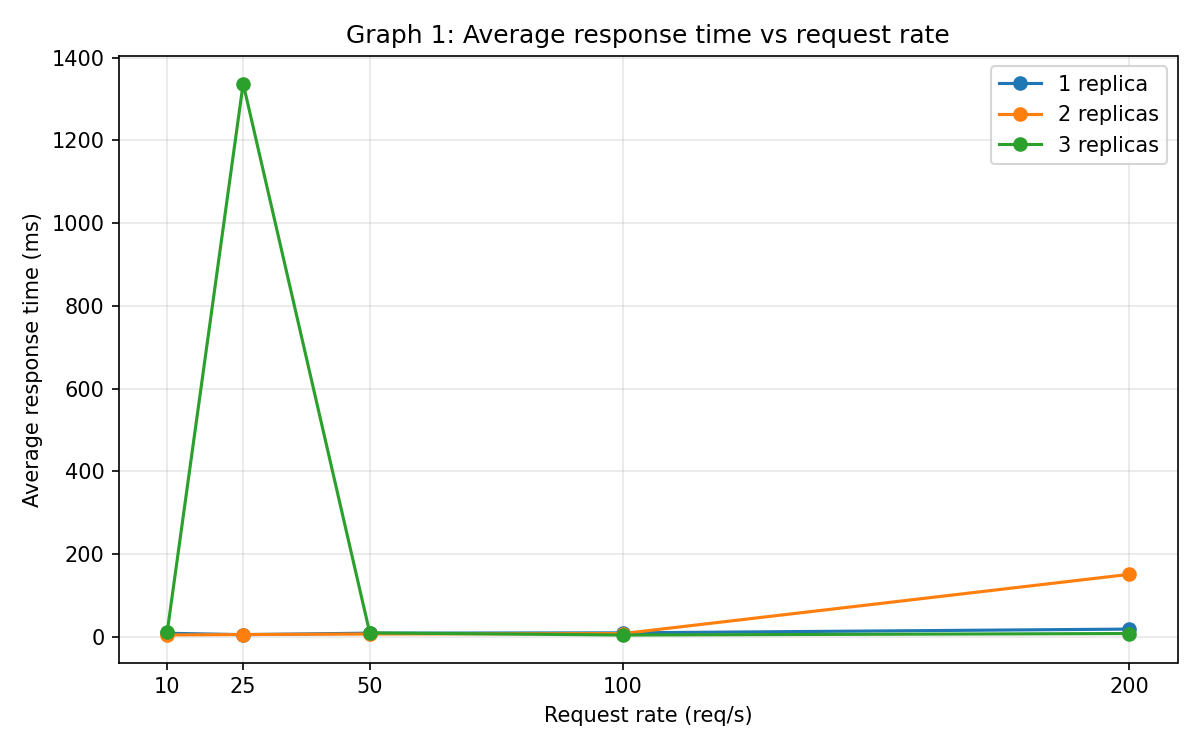
#> input picture results/graphs/graph1_response_time.png, 1200 x 750 px
$ python make_report.py
#> lines starting #> are read from the running program, lines starting #| are printed output that depends on the picture
"""
Builds report.pdf from everything in app/, k8s/, results/ and screenshots/.
Missing items are shown as a red [MISSING ...] line so you can see what is left.

    python scripts/make_report.py --name "Your Name" --roll "Your Roll No" --repo "https://github.com/you/emi-k8s"
"""
import argparse
import csv
import glob
import os
import textwrap

import matplotlib
matplotlib.use("Agg")
import matplotlib.pyplot as plt
from matplotlib.backends.backend_pdf import PdfPages

from common import RESULTS, ROOT

A4 = (8.27, 11.69)
LINES_PER_PAGE = 88
WRAP = 118


def shot(name):
    for ext in (".png", ".jpg", ".jpeg"):
        p = os.path.join(ROOT, "screenshots", name + ext)
        if os.path.exists(p):
            return p
    return os.path.join(ROOT, "screenshots", name + ".png")


class Report:
    def __init__(self, path):
        self.pdf = PdfPages(path)
        self.missing = []

    def text_page(self, heading, text, mono=True):
        lines = []
        for raw in text.splitlines() or [""]:
            lines += textwrap.wrap(raw, WRAP, replace_whitespace=False, drop_whitespace=False) or [""]
        chunks = [lines[i:i + LINES_PER_PAGE] for i in range(0, len(lines), LINES_PER_PAGE)] or [[]]
        for i, chunk in enumerate(chunks):
            fig = plt.figure(figsize=A4)
            fig.text(0.06, 0.965, heading + (f" (cont. {i + 1})" if i else ""), fontsize=12,
                     weight="bold", va="top", parse_math=False)
            fig.text(0.06, 0.94, "\n".join(chunk), fontsize=6.6 if mono else 9, va="top",
                     family="monospace" if mono else "sans-serif", parse_math=False, linespacing=1.25)
            self.pdf.savefig(fig)
            plt.close(fig)

    def file(self, heading, path, max_lines=None):
        if not os.path.exists(path):
            self.missing.append(os.path.relpath(path, ROOT))
            return self.text_page(heading, f"[MISSING: {os.path.relpath(path, ROOT)}]")
        with open(path, encoding="utf-8", errors="replace") as f:
            lines = f.read().splitlines()
        if max_lines and len(lines) > max_lines:
            lines = lines[:max_lines] + [f"... ({len(lines) - max_lines} more lines in {os.path.relpath(path, ROOT)})"]
        self.text_page(heading, "\n".join(lines))

    def image(self, heading, path, caption=""):
        fig = plt.figure(figsize=A4)
        fig.text(0.06, 0.965, heading, fontsize=12, weight="bold", va="top", parse_math=False)
        if os.path.exists(path):
            ax = fig.add_axes([0.05, 0.08, 0.9, 0.84])
            ax.imshow(plt.imread(path))
            ax.axis("off")
        else:
            self.missing.append(os.path.relpath(path, ROOT))
            fig.text(0.06, 0.9, f"[MISSING: {os.path.relpath(path, ROOT)}]", color="red", parse_math=False)
        if caption:
            fig.text(0.06, 0.05, caption, fontsize=9, parse_math=False, wrap=True)
        self.pdf.savefig(fig)
        plt.close(fig)

    def close(self):
        self.pdf.close()


def table_text(csv_path, cols):
    if not os.path.exists(csv_path):
        return f"[MISSING: {os.path.relpath(csv_path, ROOT)}]"
    rows = list(csv.DictReader(open(csv_path, newline="")))
    out = ["  ".join(f"{c:>18}" for c in cols)]
    for r in rows:
        out.append("  ".join(f"{str(r.get(c, '')):>18}" for c in cols))
    return "\n".join(out)


def observations():
    p = os.path.join(RESULTS, "fixed_replicas_summary.csv")
    if not os.path.exists(p):
        return ""
    rows = list(csv.DictReader(open(p, newline="")))
    d = {(int(r["replicas"]), int(r["target_rate"])): r for r in rows}
    o = []
    for rate in (100, 200):
        parts = [f"{rep} replica(s): {float(d[(rep, rate)]['avg_response_ms']):.1f} ms / "
                 f"{d[(rep, rate)]['error_count']} errors" for rep in (1, 2, 3) if (rep, rate) in d]
        if parts:
            o.append(f"At {rate} req/s -> " + "; ".join(parts) + ".")
    a = os.path.join(RESULTS, "autoscale_hpa.csv")
    if os.path.exists(a):
        ar = list(csv.DictReader(open(a, newline="")))
        reps = [int(r["replicas"]) for r in ar if r["replicas"].isdigit()]
        if reps:
            o.append(f"Autoscaling: replicas went from {reps[0]} up to a maximum of {max(reps)} during the "
                     f"100 req/s phase and ended at {reps[-1]} after the cool-down.")
    return "\n".join(o)


def main():
    ap = argparse.ArgumentParser()
    ap.add_argument("--name", default="<Your Name>")
    ap.add_argument("--roll", default="<Roll No>")
    ap.add_argument("--repo", default="<Git repository link>")
    a = ap.parse_args()
    R = lambda *p: os.path.join(RESULTS, *p)
    K = lambda *p: os.path.join(ROOT, "k8s", *p)
    out = os.path.join(ROOT, "report.pdf")
    rep = Report(out)

    rep.text_page("DS-584 Cloud Computing - Assignment 4", textwrap.dedent(f"""
        Deploying, Load Balancing and Autoscaling a Web Application with MongoDB on Kubernetes (Minikube)

        Name:        {a.name}
        Roll number: {a.roll}
        Git repo:    {a.repo}

        Stack: Node.js 20 + Express, jQuery + Bootstrap 5 (AJAX, no postback), MongoDB 7.0 replica set rs0
        (StatefulSet, 3 x 1Gi PVC), NGINX Ingress (host emi.local), HPA autoscaling/v2 (1-5 pods @ 50% CPU).

        Contents
          Milestone 01 - EMI calculator UI and source code
          Milestone 02 - Dockerfile, manifests, cluster state, replica set, persistence test
          Milestone 03 - Ingress, load distribution, scaling, self-healing, rolling update / rollback
          Milestone 04 - Load tests, profiling, autoscaling and graphs
    """), mono=False)

    # Milestone 1
    rep.image("Milestone 01 - UI result for P=500000, rate=12%, n=24 with history", shot("m1_ui"),
              "Expected EMI = 23,536.74 ; total payment = 564,881.76 ; total interest = 64,881.76")
    rep.text_page("Milestone 01 - Source code", f"Git repository: {a.repo}\n\nKey files: app/server.js (API), "
                  "app/public/index.html + app/public/app.js (UI, AJAX)", mono=False)
    rep.file("app/server.js", os.path.join(ROOT, "app", "server.js"))

    # Milestone 2
    rep.file("Milestone 02 - app/Dockerfile", os.path.join(ROOT, "app", "Dockerfile"))
    rep.file("Milestone 02 - app/.dockerignore", os.path.join(ROOT, "app", ".dockerignore"))
    manifests = "\n\n".join(f"# ===== k8s/{os.path.basename(f)} =====\n" + open(f).read()
                            for f in sorted(glob.glob(K("*.yaml"))))
    rep.text_page("Milestone 02 - Kubernetes manifests (k8s/)", manifests)
    rep.file("kubectl get all,pvc,configmap -n emi -o wide", R("m2_cluster_state.txt"))
    rep.file("rs.status() (members and states)", R("m2_rs_status.txt"))
    rep.file("kubectl logs job/mongo-init -n emi", R("m2_mongo_init_logs.txt"))
    rep.image("App via kubectl port-forward svc/emi-web 8080:80 -n emi", shot("m2_portforward"))
    rep.file("Documents stored in MongoDB", R("m2_stored_documents.txt"))
    rep.file("Persistence test - delete mongo-1", R("m2_persistence_test.txt"))

    # Milestone 3
    rep.file("Milestone 03 - Ingress manifest", K("07-ingress.yaml"))
    rep.image("App at http://emi.local", shot("m3_emi_local"))
    rep.file("Load distribution - 3 replicas", R("m3_distribution_3_replicas.txt"))
    rep.file("Scaling to 5 - new pods get traffic only after Ready", R("m3_scale_to_5.txt"), max_lines=150)
    rep.file("Load distribution - 5 replicas", R("m3_distribution_5_replicas.txt"))
    rep.file("Self-healing - web pod deleted", R("m3_selfheal_web.txt"), max_lines=200)
    rep.file("Self-healing - MongoDB PRIMARY deleted", R("m3_selfheal_mongo.txt"), max_lines=200)
    rep.file("Rolling update 1.0 -> 1.1 and rollback", R("m3_rollout.txt"))

    # Milestone 4
    rep.file("Milestone 04 - HPA manifest (k8s/hpa/hpa.yaml)", K("hpa", "hpa.yaml"))
    rep.text_page("Fixed-replica load tests (httperf, 60 s each)",
                  table_text(R("fixed_replicas_summary.csv"),
                             ["replicas", "target_rate", "avg_response_ms", "achieved_req_rate", "error_count"])
                  + "\n\nObservations\n" + observations())
    rep.image("Graph 1", R("graphs", "graph1_response_time.png"))
#> call 4 of image, with heading = 'Graph 1', path = 'results/graphs/graph1_response_time.png', caption = ''
    rep.image("Graph 2", R("graphs", "graph2_pod_cpu_r3_100rps.png"),
              "CPU from kubectl top pods every 15 s; utilization = millicores / 100m request.")
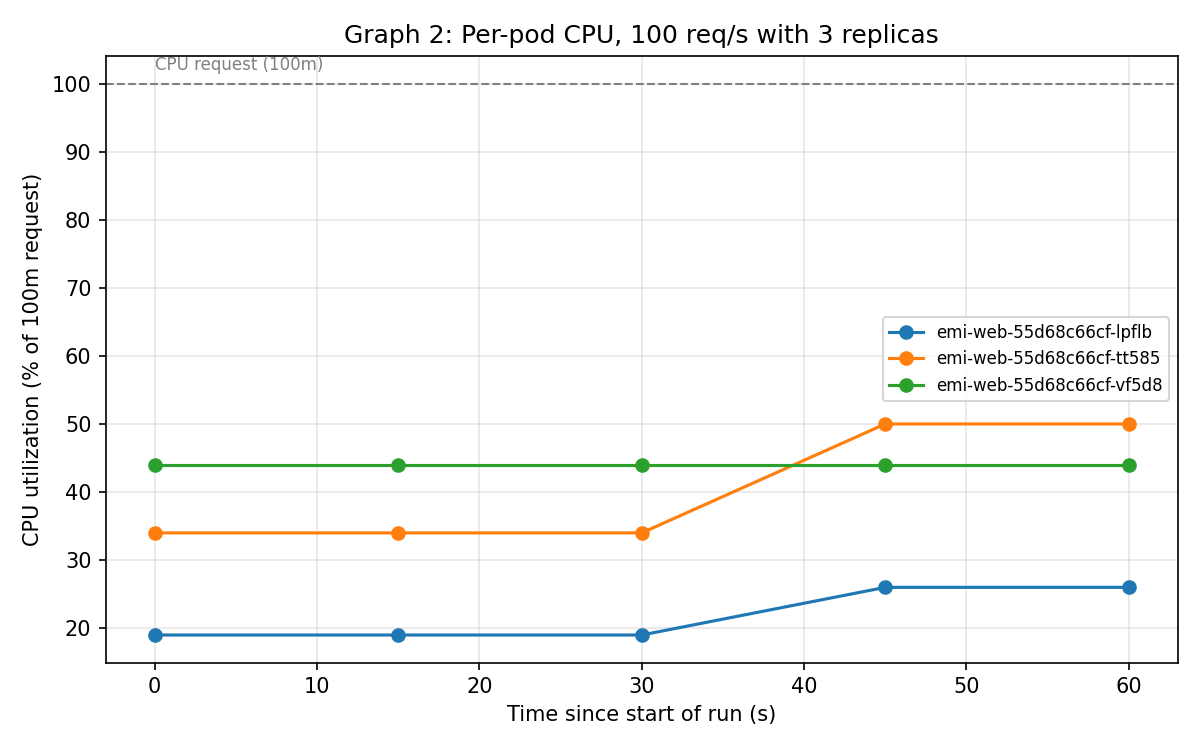
#> input picture results/graphs/graph2_pod_cpu_r3_100rps.png, 1200 x 750 px
    rep.image("Graph 3", R("graphs", "graph3_autoscaling.png"))
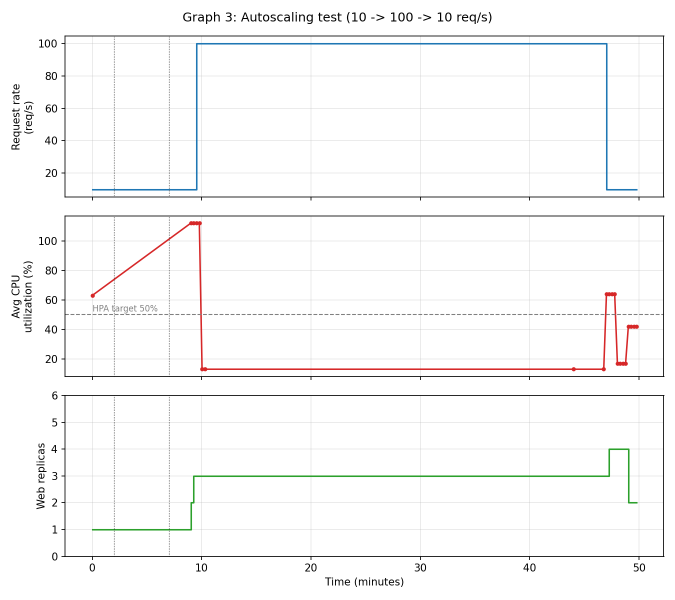
#> input picture results/graphs/graph3_autoscaling.png, 1350 x 1200 px (shown at 1/2 size)
    rep.file("Autoscaling - kubectl get hpa every 15 s", R("autoscale_hpa.csv"))
    rep.file("Autoscaling - phase results and kubectl describe hpa", R("autoscale_summary.txt"))
    rep.text_page("Profiling script and raw outputs", "Profiling: scripts/profiler.py (kubectl top pods every 15 s, "
                  "host CPU every 1 s via psutil, CSV with timestamp column).\nAll raw outputs: results/ in the "
                  f"Git repository ({a.repo}).\n\nFiles in results/:\n" +
                  "\n".join(sorted(os.listdir(RESULTS))), mono=False)
    rep.close()
    print("report written to", out)
    if rep.missing:
        print("\nSTILL MISSING:")
        for m in rep.missing:
            print("  -", m)


if __name__ == "__main__":
    main()
